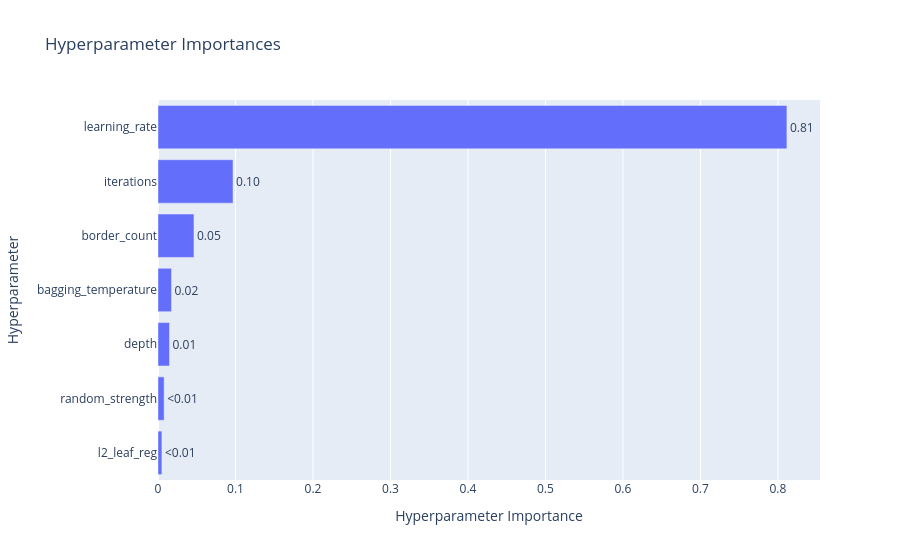

The notebook cell this image was saved under:
### Code cell
optuna.visualization.plot_param_importances(cb_study)

### Figure 1 — Plotly figure (JSON) as saved in the notebook; plotly's stock layout.template omitted (floating-point values rounded to 4 significant figures)
{"data": [{"cliponaxis": false, "hovertemplate": ["l2_leaf_reg (FloatDistribution): 0.005052422416891761<extra></extra>", "random_strength (FloatDistribution): 0.007909261565118302<extra></extra>", "depth (IntDistribution): 0.014835807105334975<extra></extra>", "bagging_temperature (FloatDistribution): 0.01741305175526885<extra></extra>", "border_count (IntDistribution): 0.04642342064663564<extra></extra>", "iterations (IntDistribution): 0.09680321759155074<extra></extra>", "learning_rate (FloatDistribution): 0.8115628189191997<extra></extra>"], "name": "Objective Value", "orientation": "h", "text": ["<0.01", "<0.01", "0.01", "0.02", "0.05", "0.10", "0.81"], "textposition": "outside", "type": "bar", "x": [0.005052, 0.007909, 0.01484, 0.01741, 0.04642, 0.0968, 0.8116], "y": ["l2_leaf_reg", "random_strength", "depth", "bagging_temperature", "border_count", "iterations", "learning_rate"]}], "layout": {"title": {"text": "Hyperparameter Importances"}, "xaxis": {"title": {"text": "Hyperparameter Importance"}}, "yaxis": {"title": {"text": "Hyperparameter"}}}}
